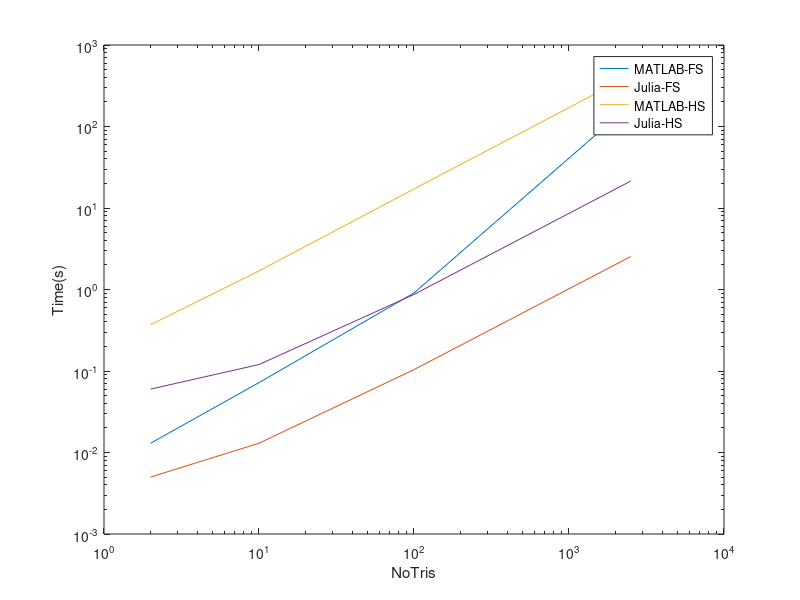

Write MATLAB code to recreate this figure.
FS.NoTris=[2,10,100,2500];
FS.MATLAB=[0.013,0.072,0.907,186.39];
FS.Julia=[0.005,0.013,0.104,2.534];

HS.NoTris=[2,10,100,2500];
HS.MATLAB=[0.37,1.69,17.12,425.94];
HS.Julia=[0.06,0.12,0.87,21.38];

loglog(FS.NoTris,FS.MATLAB)
hold on
loglog(FS.NoTris,FS.Julia)
loglog(HS.NoTris,HS.MATLAB)
loglog(HS.NoTris,HS.Julia)

xlabel('NoTris')
ylabel('Time(s)')
legend MATLAB-FS Julia-FS MATLAB-HS Julia-HS